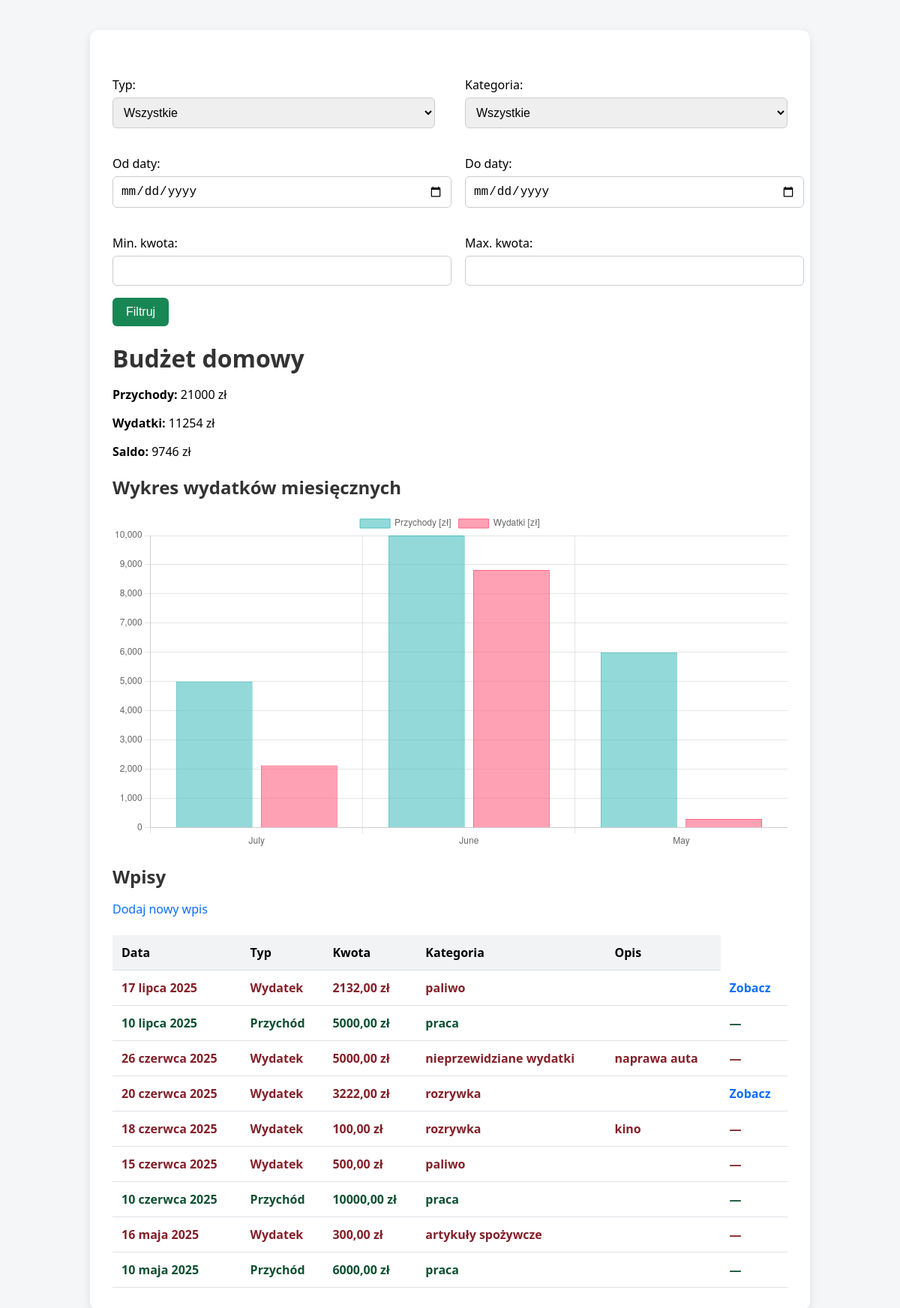
The page / on the database its author committed.
### budget/models.py (models this page shows, shortened)
class Entry(models.Model):
    ENTRY_TYPES = [
        ('income', 'Przychód'),
        ('expense', 'Wydatek'),
    ]
    type = models.CharField(max_length=7, choices=ENTRY_TYPES)
    amount = models.DecimalField(max_digits=10, decimal_places=2)
    category = models.ForeignKey(Category, on_delete=models.CASCADE)
    date = models.DateField()
    description = models.TextField(blank=True)
    receipt = models.FileField(upload_to='receipts/', blank=True, null=True)

class Category(models.Model):
    name = models.CharField(max_length=100)

### budget/views.py (the view)
# urls.py: path('', views.home, name='home'),
def home(request):
    entry_type = request.GET.get('type')
    category_id = request.GET.get('category')
    start_date = request.GET.get('start_date')
    end_date = request.GET.get('end_date')
    min_amount = request.GET.get('min_amount')
    max_amount = request.GET.get('max_amount')
    entries = Entry.objects.all().order_by('-date')
    if entry_type in ['income', 'expense']:
        entries = entries.filter(type=entry_type)
    if category_id:
        entries = entries.filter(category_id=category_id)
    if start_date:
        entries = entries.filter(date__gte=start_date)
    if end_date:
        entries = entries.filter(date__lte=end_date)
    if min_amount:
        entries = entries.filter(amount__gte=min_amount)
    if max_amount:
        entries = entries.filter(amount__lte=max_amount)
    total_income = Entry.objects.filter(type='income').aggregate(Sum('amount'))['amount__sum'] or 0
    total_expense = Entry.objects.filter(type='expense').aggregate(Sum('amount'))['amount__sum'] or 0
    balance = total_income - total_expense
    categories = Category.objects.all()
    return render(request, 'budget/home.html', {
        'entries': entries,
        'total_income': total_income,
        'total_expense': total_expense,
        'balance': balance,
        'categories': categories,
        'selected_type': entry_type,
        'selected_category': category_id,
        'start_date': start_date,
        'end_date': end_date,
        'min_amount': min_amount,
        'max_amount': max_amount,
    })

### budget/templates/budget/home.html (shortened to what this page needs)
{% load static %}
<!DOCTYPE html>
<html>
<head>
    <link rel="stylesheet" href="{% static 'css/style.css' %}">
</head>
<body>
    <div class="container">
        <form method="get" action="." class="filters">
            <div class="filter-grid">
                <div>
                    <label>Typ:</label>
                    <select name="type">
                        <option value="">Wszystkie</option>
                    </select>
                </div>
                <div>
                    <label>Kategoria:</label>
                    <select name="category">
                        <option value="">Wszystkie</option>
                    </select>
                </div>
                <div>
                    <label for="start_date">Od daty:</label>
                    <input type="date" name="start_date" value="{{ start_date }}">
                </div>
                <div>
                    <label for="end_date">Do daty:</label>
                    <input type="date" name="end_date" value="{{ end_date }}">
                </div>
                <div>
                    <label for="min_amount">Min. kwota:</label>
                    <input type="number" step="0.01" name="min_amount" value="{{ min_amount }}">
                </div>
                <div>
                    <label for="max_amount">Max. kwota:</label>
                    <input type="number" step="0.01" name="max_amount" value="{{ max_amount }}">
                </div>
            </div>
            <button type="submit">Filtruj</button>
        </form>
        <h1>Budżet domowy</h1>
        <p><strong>Przychody:</strong> {{ total_income }} zł</p>
        <p><strong>Wydatki:</strong> {{ total_expense }} zł</p>
        <p><strong>Saldo:</strong> {{ balance }} zł</p>
        <h2>Wykres wydatków miesięcznych</h2>
<canvas id="expensesChart" width="400" height="200"></canvas>
<script>
    fetch("{% url 'chart_data' %}")
        .then(response => response.json())
        .then(data => {
            const ctx = document.getElementById('expensesChart').getContext('2d');
            new Chart(ctx, {
                type: 'bar',
                data: {
                    labels: data.labels,
                    datasets: [
                        {
                            label: 'Przychody [zł]',
                            data: data.incomes,
                            backgroundColor: 'rgba(75, 192, 192, 0.6)',
                            borderColor: 'rgba(75, 192, 192, 1)',
                            borderWidth: 1
                        },
                        {
                            label: 'Wydatki [zł]',
                            data: data.expenses,
                            backgroundColor: 'rgba(255, 99, 132, 0.6)',
                            borderColor: 'rgba(255, 99, 132, 1)',
                            borderWidth: 1
                        }
                    ]
                },
                options: {
                    responsive: true,
                    scales: {
                        y: {
                            beginAtZero: true
                        }
                    }
                }
            });
        });
</script>
        <h2>Wpisy</h2>
        <a href="{% url 'add_entry' %}">Dodaj nowy wpis</a>
        <table>
            <thead>
                <tr>
                    <th>Data</th>
                    <th>Typ</th>
                    <th>Kwota</th>
                    <th>Kategoria</th>
                    <th>Opis</th>
                </tr>
            </thead>
            <tbody>
                {% for entry in entries %}
                    <tr class="entry-{% if entry.get_type_display == 'Przychód' %}income{% else %}expense{% endif %}">
                        <td>{{ entry.date }}</td>
                        <td>{{ entry.get_type_display }}</td>
                        <td>{{ entry.amount }} zł</td>
                        <td>{{ entry.category.name }}</td>
                        <td>{{ entry.description }}</td>
                        <td>
                            {% if entry.receipt %}
                                <a href="{{ entry.receipt.url }}" target="_blank">Zobacz</a>
                            {% else %}
                                —
                        {% endif %}
            </td>
                    </tr>
                {% empty %}
                    <tr>
                        <td colspan="6">Brak wpisów do wyświetlenia.</td>
                    </tr>
                {% endfor %}
            </tbody>
        </table>
    </div>
</body>
</html>

### budget/static/css/style.css (style rules this page uses)
body { font-family: 'Segoe UI', Tahoma, Geneva, Verdana, sans-serif; background-color: #f4f6f8; margin: 0; padding: 0; }
.container { max-width: 900px; margin: 40px auto; padding: 30px; background-color: white; border-radius: 12px; box-shadow: 0 4px 12px rgba(0,0,0,0.1); }
h1, h2 { color: #333; margin-bottom: 1rem; }
a { text-decoration: none; color: #0d6efd; }
table { width: 100%; border-collapse: collapse; margin-top: 1.5rem; }
th, td { padding: 12px; border-bottom: 1px solid #dee2e6; text-align: left; }
th { background-color: #f1f3f5; font-weight: bold; }
form { margin-top: 2rem; }
label { display: block; margin-bottom: 6px; font-weight: 500; }
input[type="text"], input[type="number"], input[type="date"], select, textarea { width: 100%; padding: 10px; margin-bottom: 16px; border: 1px solid #ccc; border-radius: 6px; font-size: 1rem; }
button, input[type="submit"] { background-color: #198754; color: white; padding: 10px 18px; border: none; border-radius: 6px; font-size: 1rem; cursor: pointer; transition: background-color 0.2s ease-in-out; }
.entry-income { color: #0f5132; font-weight: bold; }
.entry-expense { color: #842029; font-weight: bold; }
.filter-grid { display: grid; grid-template-columns: repeat(2, 1fr); gap: 20px 40px; align-items: end; }

### rows shown on the page
Entry: date "17 lipca 2025", type "Wydatek", amount "2132,00", category.name "paliwo"
Entry: date "10 lipca 2025", type "Przychód", amount "5000,00", category.name "praca"
Entry: date "26 czerwca 2025", type "Wydatek", amount "5000,00", category.name "nieprzewidziane wydatki", description "naprawa auta"
Entry: date "20 czerwca 2025", type "Wydatek", amount "3222,00", category.name "rozrywka"
Entry: date "18 czerwca 2025", type "Wydatek", amount "100,00", category.name "rozrywka", description "kino"
Entry: date "15 czerwca 2025", type "Wydatek", amount "500,00", category.name "paliwo"
Entry: date "10 czerwca 2025", type "Przychód", amount "10000,00", category.name "praca"
Entry: date "16 maja 2025", type "Wydatek", amount "300,00", category.name "artykuły spożywcze"
Entry: date "10 maja 2025", type "Przychód", amount "6000,00", category.name "praca"

### other values the page prints
{{ total_income }} "21000"
{{ total_expense }} "11254"
{{ balance }} "9746"
